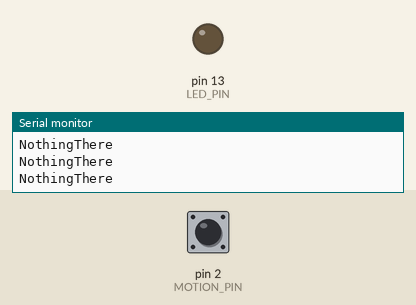
Bench run of a sketch on a simulated Arduino Uno, built with avr-gcc and run on an emulated ATmega328P. Parts: output pins drawn as LEDs (lit = HIGH), the last lines printed to the serial monitor. Dashed ring = blinking. The test bench sets the inputs (shaded band); at power-on: pin 2 (MOTION_PIN) HIGH.

Above: at 1.2 s.
1.3 s: pin 2 (MOTION_PIN) pulled LOW for 0.15 s
At 1.38 s:
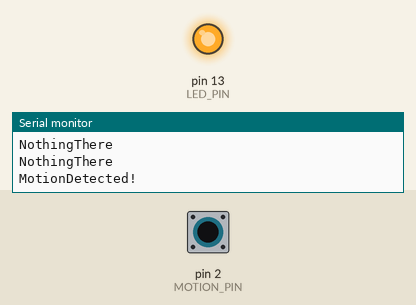
2.9 s: pin 2 (MOTION_PIN) pulled LOW for 0.15 s
At 3.7 s:
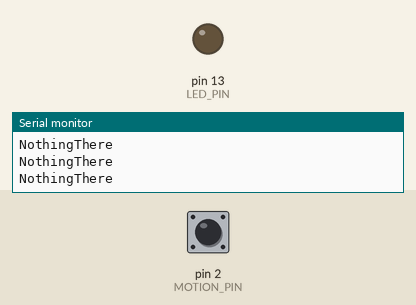
6.0 s: pin 2 (MOTION_PIN) pulsed LOW 5 times (0.12 s each, 0.3 s apart)
At 6.36 s:
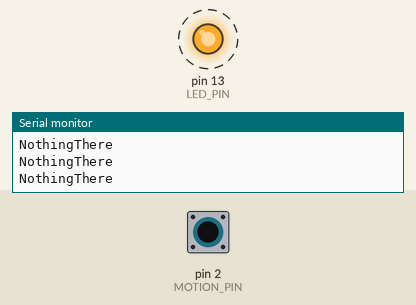
10.5 s: pin 2 (MOTION_PIN) pulled LOW for 1 s
At 12.7 s:
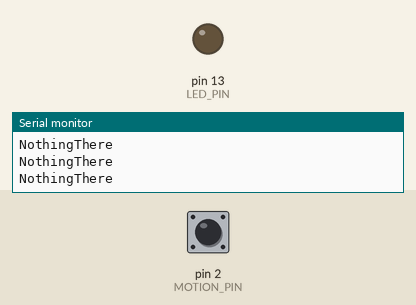
14.5 s: pin 2 (MOTION_PIN) driven LOW
At 15.7 s:
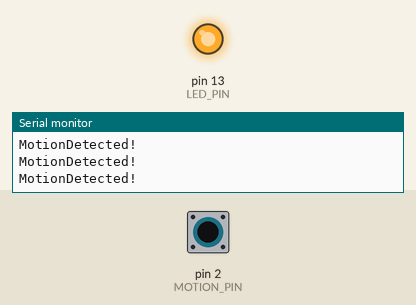
17.5 s: pin 2 (MOTION_PIN) driven HIGH
At 18.1 s:
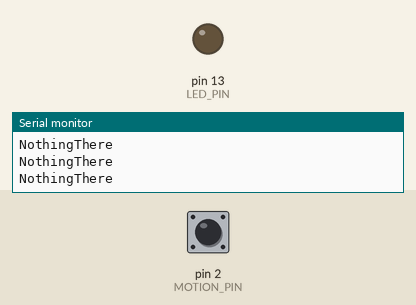
Timing chart, 0 to 20.0 s (numbered marks = the images above; inputs shaded):
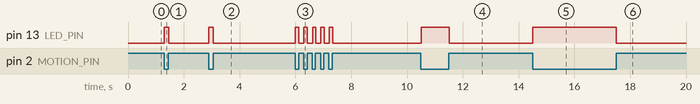

The sketch:

PIR_Motion_Detector_Example.ino
```cpp
/******************************************************************************
PIR_Motion_Detector_Example.ino
Example sketch for SparkFun's PIR Motion Detector
  (https://www.sparkfun.com/products/13285)
Jim Lindblom @ SparkFun Electronics
May 2, 2016

The PIR motion sensor has a three-pin JST connector terminating it. Connect
the wire colors like this:
- Black: D2 - signal output (pulled up internally)
- White: GND
- Red: 5V

Connect an LED to pin 13 (if your Arduino doesn't already have an LED there).

Whenever the PIR sensor detects movement, it'll write the alarm pin LOW.

Development environment specifics:
Arduino 1.6.7
******************************************************************************/
const int MOTION_PIN = 2; // Pin connected to motion detector
const int LED_PIN = 13; // LED pin - active-high

void setup()
{
  Serial.begin(9600);
  // The PIR sensor's output signal is an open-collector,
  // so a pull-up resistor is required:
  pinMode(MOTION_PIN, INPUT_PULLUP);
  pinMode(LED_PIN, OUTPUT);
}

void loop()
{
  int proximity = digitalRead(MOTION_PIN);
  if (proximity == LOW) // If the sensor's output goes low, motion is detected
  {
    digitalWrite(LED_PIN, HIGH);
    Serial.println("MotionDetected!");
  }
  else
  {
    digitalWrite(LED_PIN, LOW);
    Serial.println("NothingThere");
  }
}
```

Measured:
- after the input at 1.3 s, pin 13 (LED_PIN): LOW → HIGH at once, → LOW 0.16 s later
- after the input at 2.9 s, pin 13 (LED_PIN): LOW → HIGH at once, → LOW 0.16 s later
- after the input at 6.0 s, pin 13 (LED_PIN): alternates HIGH for 0.12 s and LOW for 0.17 s, 10 changes in all, then stays LOW, starting at once
- after the input at 10.5 s, pin 13 (LED_PIN): LOW → HIGH at once, → LOW 1.0 s later
- after the input at 14.5 s, pin 13 (LED_PIN): LOW → HIGH at once
- after the input at 17.5 s, pin 13 (LED_PIN): HIGH → LOW at once
